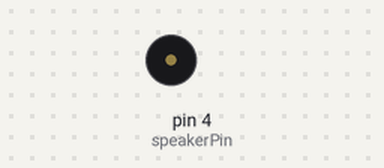
This sketch was run on a simulated Arduino Uno, built with avr-gcc and run on an emulated ATmega328P. Shown: buzzer (waves = sounding).

Above: at 0.5 s.
Timing chart, 0 to 3.0 s (numbered marks = the images above):
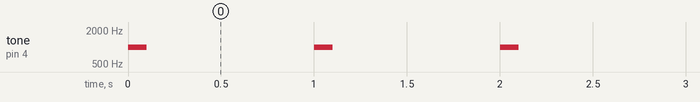

Measured:
- by itself, tone on pin 4 (speakerPin): alternates 1000 Hz for 0.10 s and silent for 0.90 s

The sketch:

prueba_buzzer.ino
```cpp
     int speakerPin = 4;

     int numTones = 10;
    // int tones[ ] = {261, 277, 294, 311, 330, 349, 370, 392, 415, 440,466, 494};
                       // mid C C# D D# E F F# G G# A

     void setup()
        { }

     void loop()
        {
             for (int i = 0; i < numTones; i++)
                 {
                     tone(speakerPin, 1000);
                     delay(100);
                     noTone(speakerPin);
                     delay(900);
                 }

             noTone(speakerPin);
       }
```
